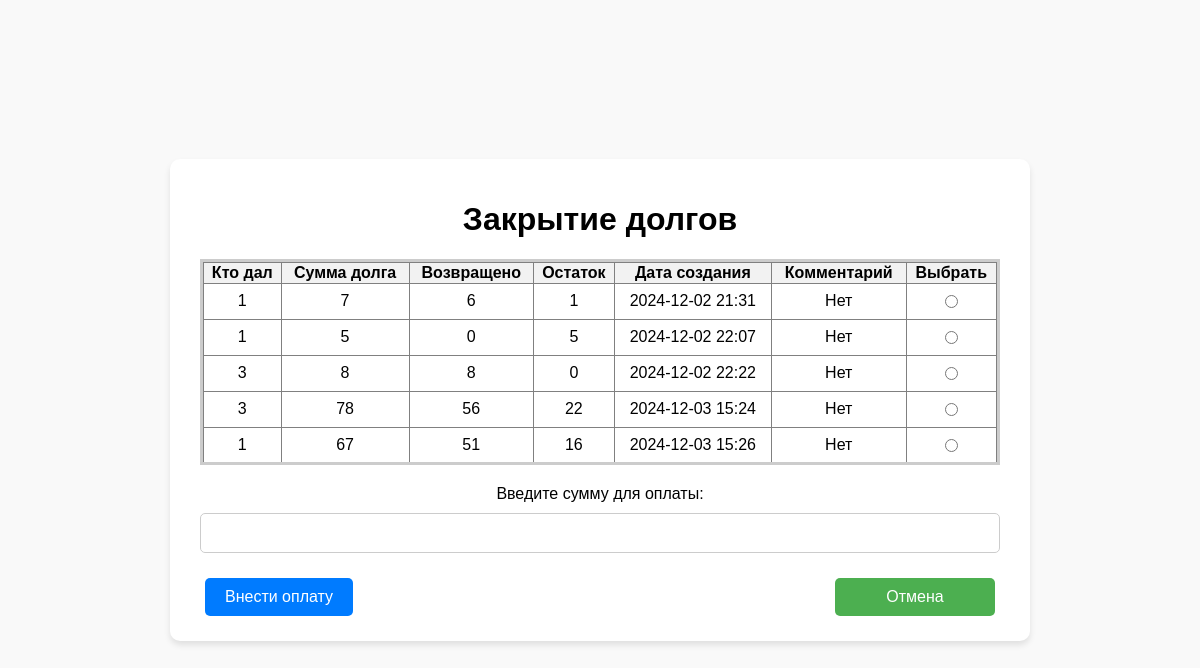
Screenshot of /close_debt (signed in) with the database file from the repository.
### app.py (models this page shows)
class Debt(db.Model):
    __tablename__ = 'debts'
    debt_id = db.Column(db.Integer, primary_key=True, autoincrement=True)
    debt_amount = db.Column(db.Integer, nullable=False)
    create_dttm = db.Column(db.DateTime, nullable=False, default=datetime.utcnow)
    close_dttm = db.Column(db.DateTime, default=lambda :datetime(5999,1,1,0,0,0))              # DEFAULT '5999-01-01'
    debt_amount_return = db.Column(db.Integer, default=0)
    debt_comm = db.Column(db.Text)
    addings_flg = db.Column(db.Boolean, default=False )
    debt_group_id = db.Column(db.Integer, db.ForeignKey('group_debts.gr_debt_id'), default=-1)
    borrower_id = db.Column(db.Integer, db.ForeignKey('clients.client_id'), nullable=False)
    debter_id = db.Column(db.Integer, db.ForeignKey('clients.client_id'), nullable=False)
    addings = db.relationship('Adding', backref='debt', lazy='joined')  # Связь для доступа к прикреплениям
    notifications = db.relationship('Notification', backref='debt', lazy='joined' )  # Связь для доступа к прикреплениям
    borrower = relationship('Client', foreign_keys=[borrower_id])
    debter = relationship('Client', foreign_keys=[debter_id])

class Client(db.Model):
    __tablename__ = 'clients'
    client_id = db.Column(db.Integer, primary_key=True )
    client_name = db.Column(db.Text, nullable=False)
    phone = db.Column(db.Text, nullable=False)
    tg_nik = db.Column(db.Text, nullable=False)
    client_password = db.Column(db.Text, nullable=False)
    create_dttm = db.Column(db.DateTime, default=datetime.utcnow )

### app.py (the view, shortened to what this page needs)
@app.route('/close_debt', methods=['GET', 'POST'] )
def close_debt():
    user = Client.query.filter_by(client_name=session['username']).first()
    debts = Debt.query.filter(Debt.borrower_id == user.client_id).all()
    return render_template('close_debt.html', debts=debts)

### templates/close_debt.html (shortened to what this page needs)
<!DOCTYPE html>
<html lang="en">
<head>
    <link rel="stylesheet" href="{{ url_for('static', filename='styles.css') }}">
</head>
<body>
    <div class="container">
        <h1>Закрытие долгов</h1>
        <form method="post" action="{{ url_for('close_debt') }}">
            <div class="table-container">
                <table border="1">
                    <thead>
                        <tr>
                            <th>Кто дал</th>
                            <th>Сумма долга</th>
                            <th>Возвращено</th>
                            <th>Остаток</th>
                            <th>Дата создания</th>
                            <th>Комментарий</th>
                            <th>Выбрать</th>
                        </tr>
                    </thead>
                    <tbody>
                        {% for debt in debts %}
                        <tr>
                            <td>{{ debt.debter.client_name }}</td>
                            <td>{{ debt.debt_amount }}</td>
                            <td>{{ debt.debt_amount_return }}</td>
                            <td>{{ debt.debt_amount - debt.debt_amount_return }}</td>
                            <td>{{ debt.create_dttm.strftime('%Y-%m-%d %H:%M') }}</td>
                            <td>{{ debt.debt_comm or "Нет" }}</td>
                            <td>
                                <input type="radio" name="debt_id" value="{{ debt.debt_id }}" required>
                            </td>
                        </tr>
                        {% endfor %}
                    </tbody>
                </table>
            </div>
                <label for="payment_amount">Введите сумму для оплаты:</label>
                <input type="number" name="payment_amount" id="payment_amount" min="1" required>
                 <div class="button-container">
                    <button type="submit" class="btn btn-register">Внести оплату</button>
                    <a href="/" class="btn btn-login">Отмена</a>
                </div>
        </form>
    </div>
</body>
</html>

### static/styles.css (style rules this page uses)
body { font-family: Arial, sans-serif; background-color: #f9f9f9; display: flex; justify-content: center; align-items: center; height: 100vh; margin: 0; }
.container { background-color: #ffffff; padding: 20px 30px; border-radius: 10px; box-shadow: 0 4px 6px rgba(0, 0, 0, 0.1); width: 100%; max-width: 800px; text-align: center; overflow: visible; }
input, select { width: 100%; padding: 10px; margin: 10px 0; border: 1px solid #ccc; border-radius: 5px; font-size: 16px; box-sizing: border-box; }
.btn { display: inline-block; padding: 10px 20px; margin: 5px; text-align: center; color: #ffffff; text-decoration: none; border: none; border-radius: 5px; font-size: 16px; cursor: pointer; transition: background-color 0.3s ease; min-width: 120px; }
.btn-register { background-color: #007BFF; }
.btn-login { background-color: #4CAF50; }
.button-container { display: flex; justify-content: space-between; margin-top: 10px; z-index: 10; }
label { margin-top: 20px; display: block; }
.table-container { max-height: 200px; overflow-y: auto; border: 3px solid #ccc; }
table { width: 100%; border-collapse: collapse; }
thead { background-color: #f2f2f2; position: sticky; top: 0; z-index: 2; }

### rows the page displays
Debt: debter.client_name "1", debt_amount "7", debt_amount_return "6", debt.debt_amount-debt.debt_amount_return "1", create_dttm "2024-12-02 21:31", debt_comm "Нет"
Debt: debter.client_name "1", debt_amount "5", debt_amount_return "0", debt.debt_amount-debt.debt_amount_return "5", create_dttm "2024-12-02 22:07", debt_comm "Нет"
Debt: debter.client_name "3", debt_amount "8", debt_amount_return "8", debt.debt_amount-debt.debt_amount_return "0", create_dttm "2024-12-02 22:22", debt_comm "Нет"
Debt: debter.client_name "3", debt_amount "78", debt_amount_return "56", debt.debt_amount-debt.debt_amount_return "22", create_dttm "2024-12-03 15:24", debt_comm "Нет"
Debt: debter.client_name "1", debt_amount "67", debt_amount_return "51", debt.debt_amount-debt.debt_amount_return "16", create_dttm "2024-12-03 15:26", debt_comm "Нет"
